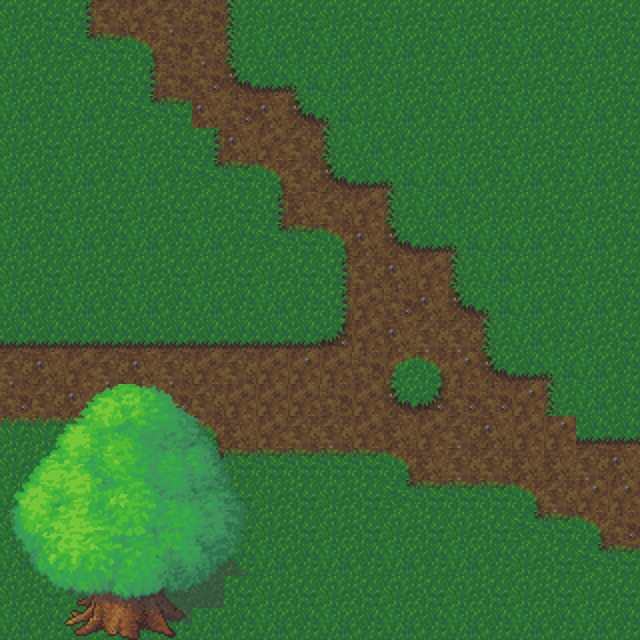

Tiled map render using the project's own tile images. Description and the whole map definition, tile-layer contents included, below:
An orthogonal 20x20 tile map with 32x32 px tiles, 3 tile layers (Background, Actual Collision(Scenario), Top), 2 tilesets and 1 object.

<map version="1.2" tiledversion="1.2.4" orientation="orthogonal" renderorder="right-down" width="20" height="20" tilewidth="32" tileheight="32" infinite="0" nextlayerid="5" nextobjectid="7">
 <tileset firstgid="1" source="grass-tiles-2-small.tsx" />
 <tileset firstgid="73" source="tileset/tree2-final.tsx" />
 <layer id="1" name="Background" width="20" height="20" opacity="0.7">
  <data encoding="csv">
1,2,28,10,9,8,22,27,1,2,1,2,1,2,1,2,1,2,1,2,
13,14,1610612752,26,6,22,8,27,13,14,13,14,13,14,13,14,13,14,13,14,
1,2,1,2,28,22,20,17,38,15,13,14,1,2,1,2,1,2,1,2,
13,14,13,14,1610612752,26,19,20,19,17,15,1,13,14,13,14,13,14,13,14,
1,2,1,2,1,2,28,19,9,10,27,13,14,1,1,2,1,2,1,2,
13,14,13,14,13,14,1610612752,26,6,10,17,38,15,13,13,14,13,14,13,14,
1,2,1,2,1,2,1,2,28,21,10,9,27,13,14,1,1,2,1,2,
13,14,13,14,13,14,13,14,1610612752,26,6,19,17,38,15,13,13,14,13,14,
1,2,1,2,1,2,1,2,1,2,28,10,19,9,27,13,1,2,1,2,
13,14,13,14,13,14,13,14,13,14,28,9,20,19,17,15,13,14,13,14,
38,38,38,38,38,38,38,38,38,38,18,9,19,8,8,27,13,14,1,2,
8,19,9,8,19,8,9,10,9,7,9,22,5,6,7,17,38,15,13,14,
20,10,19,20,19,20,10,9,9,9,22,9,17,18,20,20,7,27,13,14,
25,25,25,25,25,25,6,21,9,10,8,9,21,9,8,19,9,7,38,38,
1,2,1,2,1,2,3221225537,26,26,26,26,26,6,21,8,10,21,21,8,19,
13,14,13,14,13,14,1,2,1,2,1,2,1610612752,26,26,26,6,8,7,7,
1,2,1,2,1,2,1,2,1,2,1,2,1,2,1,2,1610612752,26,6,20,
13,14,13,14,13,14,13,14,13,14,13,14,13,14,13,14,1,2,1610612752,26,
1,2,1,2,1,2,1,2,1,2,1,2,1,2,1,2,1,2,1,2,
13,14,13,14,13,14,13,14,13,14,13,14,13,14,13,14,13,14,13,14
</data>
 </layer>
 <layer id="2" name="Actual Collision(Scenario)" width="20" height="20">
  <data encoding="csv">
0,0,0,0,0,0,0,0,0,0,0,0,0,0,0,0,0,0,0,0,
0,0,0,0,0,0,0,0,0,0,0,0,0,0,0,0,0,0,0,0,
0,0,0,0,0,0,0,0,0,0,0,0,0,0,0,0,0,0,0,0,
0,0,0,0,0,0,0,0,0,0,0,0,0,0,0,0,0,0,0,0,
0,0,0,0,0,0,0,0,0,0,0,0,0,0,0,0,0,0,0,0,
0,0,0,0,0,0,0,0,0,0,0,0,0,0,0,0,0,0,0,0,
0,0,0,0,0,0,0,0,0,0,0,0,0,0,0,0,0,0,0,0,
0,0,0,0,0,0,0,0,0,0,0,0,0,0,0,0,0,0,0,0,
0,0,0,0,0,0,0,0,0,0,0,0,0,0,0,0,0,0,0,0,
0,0,0,0,0,0,0,0,0,0,0,0,0,0,0,0,0,0,0,0,
0,0,0,0,0,0,0,0,0,0,0,0,0,0,0,0,0,0,0,0,
0,0,0,0,0,0,0,0,0,0,0,0,0,0,0,0,0,0,0,0,
0,0,0,0,0,0,0,0,0,0,0,0,0,0,0,0,0,0,0,0,
0,0,0,0,0,0,0,0,0,0,0,0,0,0,0,0,0,0,0,0,
0,0,0,0,0,0,0,0,0,0,0,0,0,0,0,0,0,0,0,0,
0,0,0,0,0,0,0,0,0,0,0,0,0,0,0,0,0,0,0,0,
0,0,0,0,0,0,0,0,0,0,0,0,0,0,0,0,0,0,0,0,
0,0,0,0,0,0,0,0,0,0,0,0,0,0,0,0,0,0,0,0,
0,0,123,124,125,126,0,0,0,0,0,0,0,0,0,0,0,0,0,0,
0,0,131,132,133,134,0,0,0,0,0,0,0,0,0,0,0,0,0,0
</data>
 </layer>
 <objectgroup id="4" name="Actual Collision(Hitboxes)">
  <object id="5" x="64" y="576" width="128" height="64" />
 </objectgroup>
 <layer id="3" name="Top" width="20" height="20">
  <data encoding="csv">
0,0,0,0,0,0,0,0,0,0,0,0,0,0,0,0,0,0,0,0,
0,0,0,0,0,0,0,0,0,0,0,0,0,0,0,0,0,0,0,0,
0,0,0,0,0,0,0,0,0,0,0,0,0,0,0,0,0,0,0,0,
0,0,0,0,0,0,0,0,0,0,0,0,0,0,0,0,0,0,0,0,
0,0,0,0,0,0,0,0,0,0,0,0,0,0,0,0,0,0,0,0,
0,0,0,0,0,0,0,0,0,0,0,0,0,0,0,0,0,0,0,0,
0,0,0,0,0,0,0,0,0,0,0,0,0,0,0,0,0,0,0,0,
0,0,0,0,0,0,0,0,0,0,0,0,0,0,0,0,0,0,0,0,
0,0,0,0,0,0,0,0,0,0,0,0,0,0,0,0,0,0,0,0,
0,0,0,0,0,0,0,0,0,0,0,0,0,0,0,0,0,0,0,0,
0,0,0,0,0,0,0,0,0,0,0,0,0,0,0,0,0,0,0,0,
0,0,0,0,0,0,0,0,0,0,0,0,0,0,0,0,0,0,0,0,
73,74,75,76,77,78,79,80,0,0,0,0,0,0,0,0,0,0,0,0,
81,82,83,84,85,86,87,88,0,0,0,0,0,0,0,0,0,0,0,0,
89,90,91,92,93,94,95,96,0,0,0,0,0,0,0,0,0,0,0,0,
97,98,99,100,101,102,103,104,0,0,0,0,0,0,0,0,0,0,0,0,
105,106,107,108,109,110,111,112,0,0,0,0,0,0,0,0,0,0,0,0,
113,114,115,116,117,118,119,120,0,0,0,0,0,0,0,0,0,0,0,0,
0,122,0,0,0,0,127,0,0,0,0,0,0,0,0,0,0,0,0,0,
0,0,0,0,0,0,0,0,0,0,0,0,0,0,0,0,0,0,0,0
</data>
 </layer>
</map>
